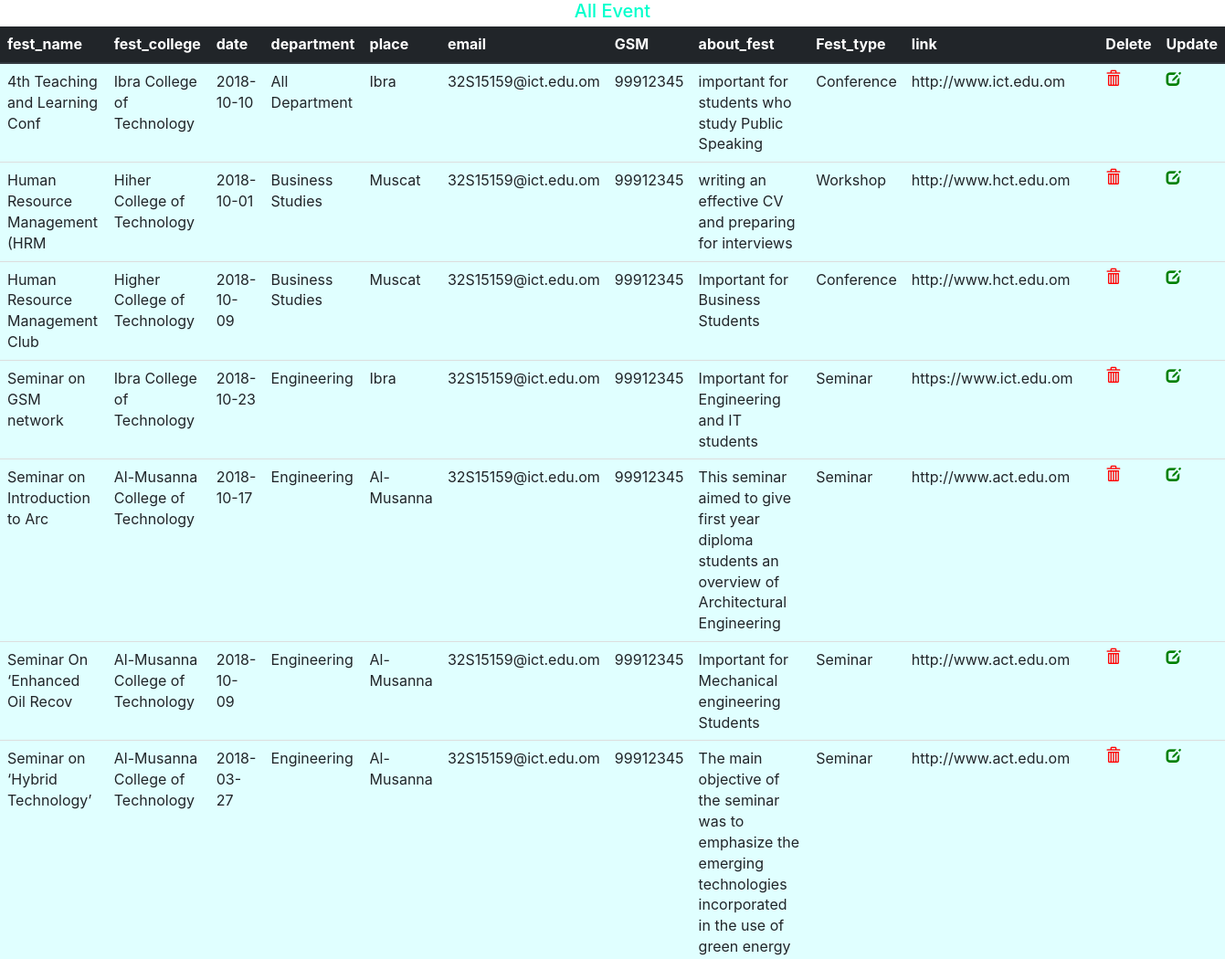
The app's page /manage_event.php (upper part), older data.
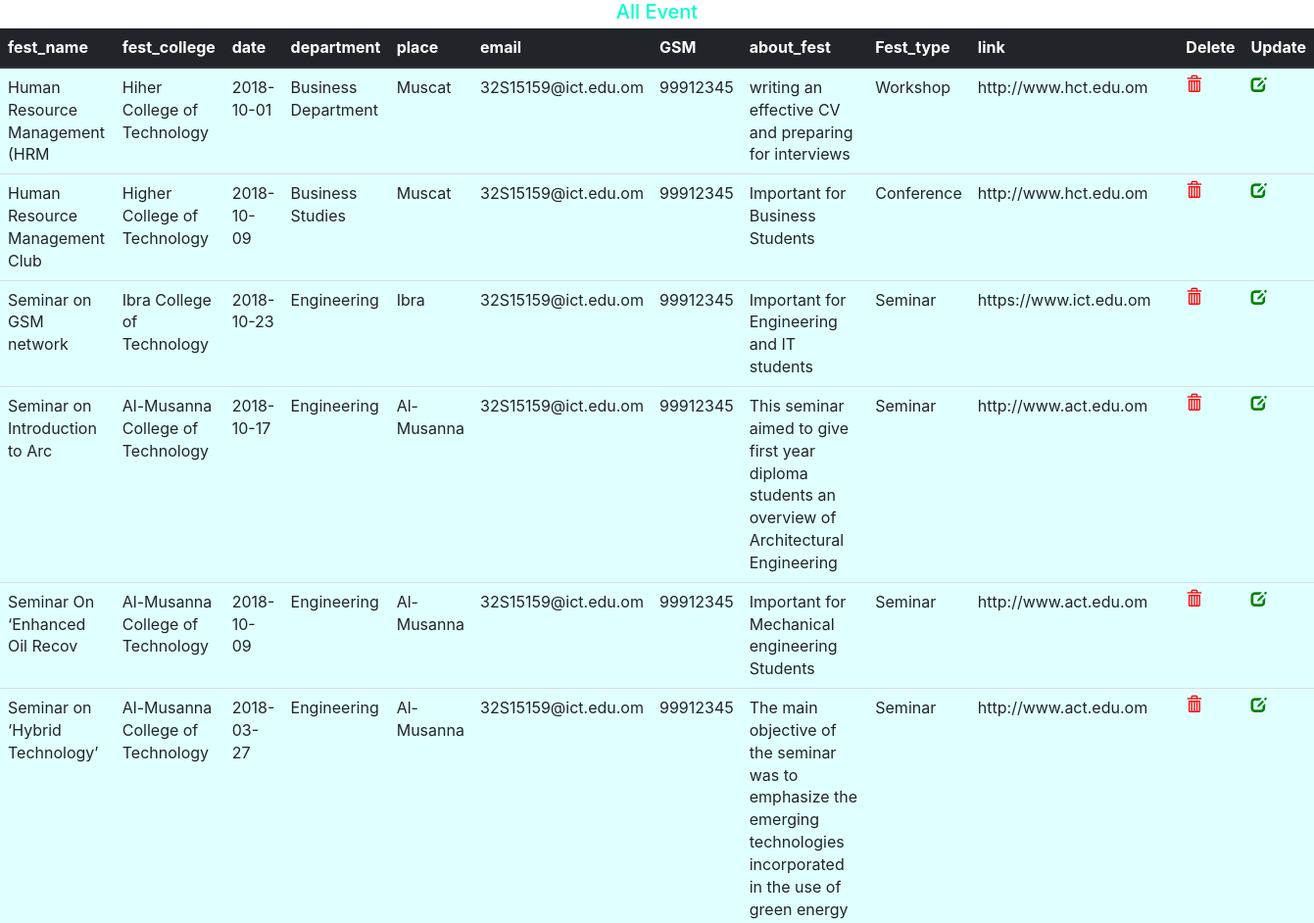
The same page, newer data.
### tables this page shows
CREATE TABLE `event` (
  `fest_name` char(30) NOT NULL,
  `fest_college` text NOT NULL,
  `date` date NOT NULL,
  `department` text NOT NULL,
  `place` text NOT NULL,
  `email` varchar(20) NOT NULL,
  `GSM` int(8) NOT NULL,
  `about_fest` varchar(200) NOT NULL,
  `Fest_type` text NOT NULL,
  `link` varchar(200) NOT NULL,
  UNIQUE KEY `fest_name` (`fest_name`)
);

### manage_event.php (the view, shortened to what this page needs)
<html>
<head>
<html>
  <head>
    <link rel="stylesheet" href="https://maxcdn.bootstrapcdn.com/bootstrap/3.3.7/css/bootstrap.min.css">
<link rel="stylesheet" href="https://maxcdn.bootstrapcdn.com/bootstrap/4.1.3/css/bootstrap.min.css">
  </head>
<?php
include("config.php");
$q=mysqli_query($db,"select * from event ");
$rr=mysqli_num_rows($q);
if(!$rr)
{
echo "<h2 style='color:red'>No any user exists !!!</h2>";
}
else
{
?>
<h2 style="color:#00FFCC" align="center">All Event</h2>
<table class="table table-sm">
  <thead class="thead-dark">
	<Tr >
		<th scope="col" >fest_name</th>
		<th scope="col" >fest_college</th>
		<th scope="col" >date</th>
		<th scope="col" >department</th>
		<th scope="col">place</th>
		<th scope="col" >email</th>
		<th scope="col">GSM</th>
		<th scope="col">about_fest</th>
		<th scope="col" >Fest_type</th>
		<th scope="col">link</th>
<th scope="col">Delete</th>
<th scope="col">Update</th>
	</Tr>
		<?php
while($row=mysqli_fetch_assoc($q))
{
echo "<Tr bgcolor=lightcyan>";
echo "<td>".$row['fest_name']."</td>";
echo "<td>".$row['fest_college']."</td>";
echo "<td>".$row['date']."</td>";
echo "<td>".$row['department']."</td>";
echo "<td>".$row['place']."</td>";
echo "<td>".$row['email']."</td>";
echo "<td>".$row['GSM']."</td>";
echo "<td>".$row['about_fest']."</td>";
echo "<td>".$row['Fest_type']."</td>";
echo "<td>".$row['link']."</td>";
?>
<Td><a href="javascript:Deleteevent('<?php echo $row['fest_name']; ?>')" style='color:Red'>
<span class='glyphicon glyphicon-trash'></span></a></td>
<Td><a href="javascript:editevent('<?php echo $row['fest_name']; ?>')" style='color:green'>
<span class='glyphicon glyphicon-edit'></span></a></td><?php
echo "</Tr>";
}
		?>
</table>
<?php }?>

Row changes from the older to the newer data that the page shows:
removed event: fest_name "4th Teaching and Learning Conf", fest_college "Ibra College of Technology", date "2018-10-10", department "All Department", place "Ibra", email "32S15159@ict.edu.om", GSM "99912345", about_fest "important for students who study Public Speaking", Fest_type "Conference", link "http://www.ict.edu.om"
changed event "Human Resource Management (HRM": department "Business Studies" → "Business Department"
